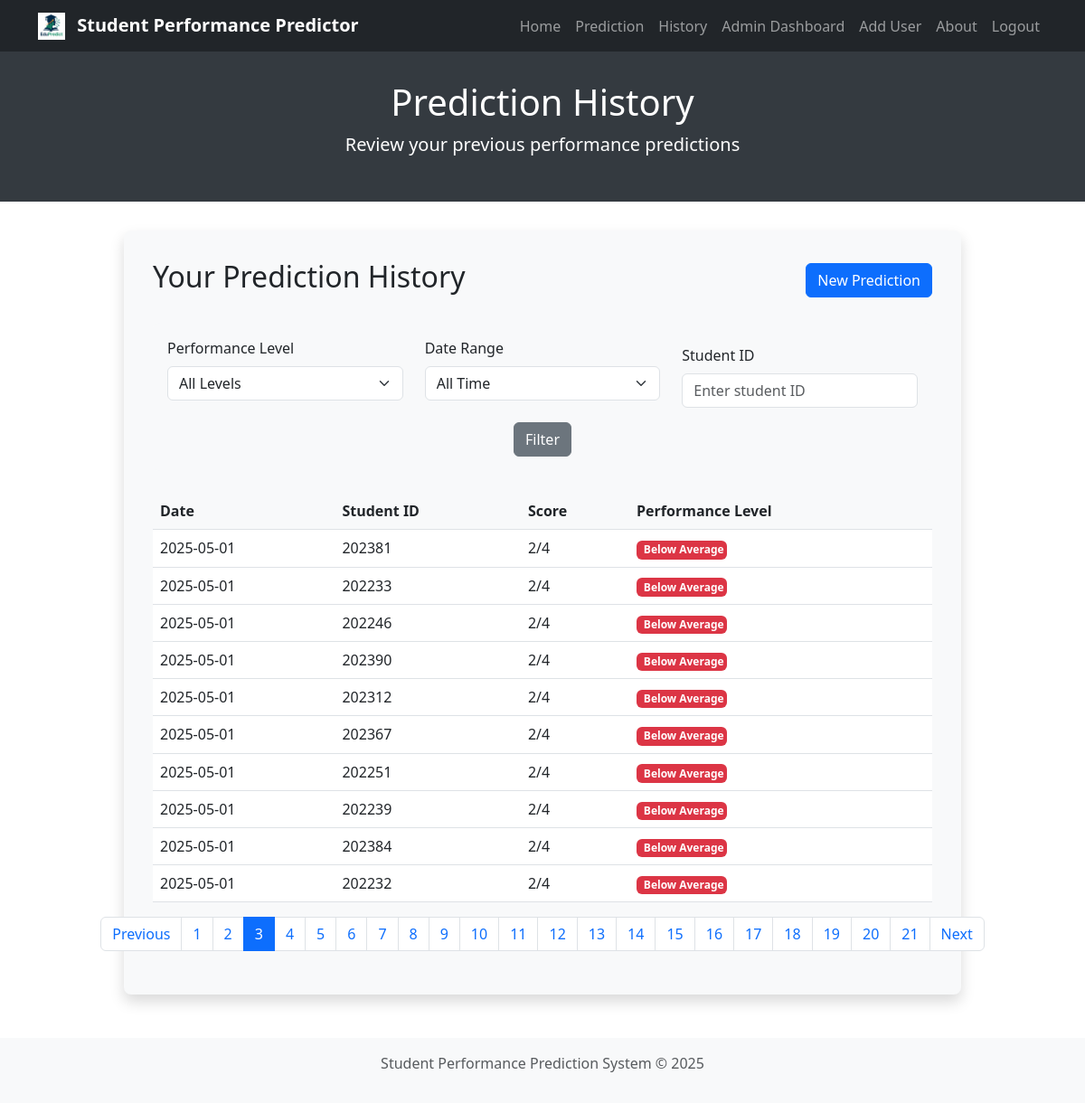
/history?page=3 (signed in), run on the app's committed database.
### market/models.py (models this page shows)
class Prediction(db.Model):
    id = db.Column(db.Integer, primary_key=True)
    Study_Hours_Per_Day = db.Column(db.Float, nullable=False)
    Extracurricular_Hours_Per_Day = db.Column(db.Float, nullable=False)
    Sleep_Hours_Per_Day = db.Column(db.Float, nullable=False)
    Social_Hours_Per_Day = db.Column(db.Float, nullable=False)
    Physical_Activity_Hours_Per_Day = db.Column(db.Float, nullable=False)
    GPA = db.Column(db.Float, nullable=False)
    Stress_Level = db.Column(db.String(10), nullable=False)
    Predicted_Score = db.Column(db.Float, nullable=False)
    Performance_Level = db.Column(db.String(20), nullable=False)
    Recommendation = db.Column(db.Text, nullable=False)
    date = db.Column(db.DateTime, default=datetime.utcnow)
    Student_Id =db.Column(db.Text, nullable=False)

### market/routes.py (the view)
@main_bp.route('/history')
@login_required
@role_required('admin', 'professor')
def history():
    page = request.args.get('page', 1, type=int)
    per_page = 10
    level_filter = request.args.get('level', '')
    date_range = request.args.get('date_range', '')
    student_id = request.args.get('Student_Id','')
    query = Prediction.query
    if level_filter:
        query = query.filter(Prediction.Performance_Level == level_filter)
    if date_range:
        days = int(date_range)
        query = query.filter(Prediction.date >= datetime.now() - timedelta(days=days))
    if student_id!="":
        query = query.filter(Prediction.Student_Id == student_id)
    predictions = query.order_by(Prediction.date.desc()).paginate(page=page, per_page=per_page, error_out=False)
    return render_template('history.html',
                           predictions=predictions.items,
                           page=page,
                           pages=predictions.pages)

### market/__init__.py (called while the page is built)
@login_manager.user_loader
def load_user(user_id):
    return User.query.get(int(user_id))

### market/routes.py (called while the page is built)
def role_required(*roles):
    def wrapper(f):
        @wraps(f)
        def decorated_function(*args, **kwargs):
            if current_user.is_authenticated and current_user.role in roles:
                return f(*args, **kwargs)
            else:
                abort(403)  # Forbidden
        return decorated_function
    return wrapper

### market/templates/history.html (shortened to what this page needs)
{% extends "layout.html" %}
{% block header_title %}Prediction History{% endblock %}
{% block header_subtitle %}Review your previous performance predictions{% endblock %}
{% block content %}
<div class="row justify-content-center">
    <div class="col-md-10">
        <div class="content-container">
            <div class="d-flex justify-content-between align-items-center mb-4">
                <h2>Your Prediction History</h2>
                <a href="{{ url_for('main.predict_form') }}" class="btn btn-primary">New Prediction</a>
            </div>
            <div class="filters">
                <form method="GET" action="{{ url_for('main.history') }}" class="row align-items-end">
                    <div class="col-md-4 mb-2">
                        <label for="level_filter" class="form-label">Performance Level</label>
                        <select class="form-select" id="level_filter" name="level">
                            <option value="">All Levels</option>
                        </select>
                    </div>
                    <div class="col-md-4 mb-2">
                        <label for="date_filter" class="form-label">Date Range</label>
                        <select class="form-select" id="date_filter" name="date_range">
                            <option value="">All Time</option>
                        </select>
                    </div>
                    <div class="col-md-4">
                        <label for="Student_Id" class="form-label">Student ID</label>
                        <input
                                type="number"
                                class="form-control"
                                id="Student_Id"
                                name="Student_Id"
                                placeholder="Enter student ID"
                                min="0"
                                inputmode="numeric"
                                pattern="\d*"
                                maxlength="10"
                                value="{{ request.args.get('Student_Id', '') }}"
                        >
                    </div>
                   <div class="col-md-12 mt-3 text-center">
    <button type="submit" class="btn btn-secondary">Filter</button>
</div>
                </form>
            </div>
            {% if predictions %}
            <div class="table-responsive">
                <table class="table table-hover history-table">
                    <thead>
                    <tr>
                        <th>Date</th>
                        <th>Student ID</th>
                        <th>Score</th>
                        <th>Performance Level</th>
                    </tr>
                    </thead>
                    <tbody>
                    {% for prediction in predictions %}
                    <tr>
                        <td>{{ prediction.date.strftime('%Y-%m-%d') }}</td>
                        <td>{{ prediction.Student_Id }}</td>
                        <td class="score-cell">{{ prediction.Predicted_Score }}/4</td>
                        <td>
                            {% if prediction.Performance_Level == "Excellent" %}
                            <span class="badge bg-success level-badge">{{ prediction.Performance_Level }}</span>
                            {% elif prediction.Performance_Level == "Good" %}
                            <span class="badge bg-primary level-badge">{{ prediction.Performance_Level }}</span>
                            {% elif prediction.Performance_Level == "Average" %}
                            <span class="badge bg-warning text-dark level-badge">{{ prediction.Performance_Level }}</span>
                            {% else %}
                            <span class="badge bg-danger level-badge">{{ prediction.Performance_Level }}</span>
                            {% endif %}
                        </td>
                    </tr>
                    {% endfor %}
                    </tbody>
                </table>
            </div>
            {% if pages > 1 %}
            <nav aria-label="Prediction history pagination">
                <ul class="pagination justify-content-center">
                    <li class="page-item {% if page == 1 %}disabled{% endif %}">
                        <a class="page-link"
                           href="{{ url_for('main.history', page=page-1, level=request.args.get('level'), date_range=request.args.get('date_range')) }}">Previous</a>
                    </li>
                    {% for p in range(1, pages + 1) %}
                    <li class="page-item {% if p == page %}active{% endif %}">
                        <a class="page-link"
                           href="{{ url_for('main.history', page=p, level=request.args.get('level'), date_range=request.args.get('date_range')) }}">{{
                            p }}</a>
                    </li>
                    {% endfor %}
                    <li class="page-item {% if page == pages %}disabled{% endif %}">
                        <a class="page-link"
                           href="{{ url_for('main.history', page=page+1, level=request.args.get('level'), date_range=request.args.get('date_range')) }}">Next</a>
                    </li>
                </ul>
            </nav>
            {% endif %}
            {% endif %}
        </div>
    </div>
</div>
{% endblock %}

### market/templates/layout.html (style rules this page uses)
.form-container, .content-container { background-color: #f8f9fa; padding: 2rem; border-radius: 8px; box-shadow: 0 0.5rem 1rem rgba(0, 0, 0, 0.15); }

### market/templates/history.html (style rules this page uses)
.history-table th { background-color: #f8f9fa; }
.level-badge { width: 100px; }
.filters { padding: 1rem; background-color: #f8f9fa; border-radius: 8px; margin-bottom: 1.5rem; }

### data on the page
Prediction: date "2025-05-01", Student_Id "202381", Predicted_Score "2", Performance_Level "Below Average"
Prediction: date "2025-05-01", Student_Id "202233", Predicted_Score "2", Performance_Level "Below Average"
Prediction: date "2025-05-01", Student_Id "202246", Predicted_Score "2", Performance_Level "Below Average"
Prediction: date "2025-05-01", Student_Id "202390", Predicted_Score "2", Performance_Level "Below Average"
Prediction: date "2025-05-01", Student_Id "202312", Predicted_Score "2", Performance_Level "Below Average"
Prediction: date "2025-05-01", Student_Id "202367", Predicted_Score "2", Performance_Level "Below Average"
Prediction: date "2025-05-01", Student_Id "202251", Predicted_Score "2", Performance_Level "Below Average"
Prediction: date "2025-05-01", Student_Id "202239", Predicted_Score "2", Performance_Level "Below Average"
Prediction: date "2025-05-01", Student_Id "202384", Predicted_Score "2", Performance_Level "Below Average"
Prediction: date "2025-05-01", Student_Id "202232", Predicted_Score "2", Performance_Level "Below Average"

### other printed values
{{ p }} "1" "2" "3" "4" "5" "6" "7" "8" "9" "10" "11" "12" "13" "14" "15" "16" "17" "18" "19" "20" "21"
